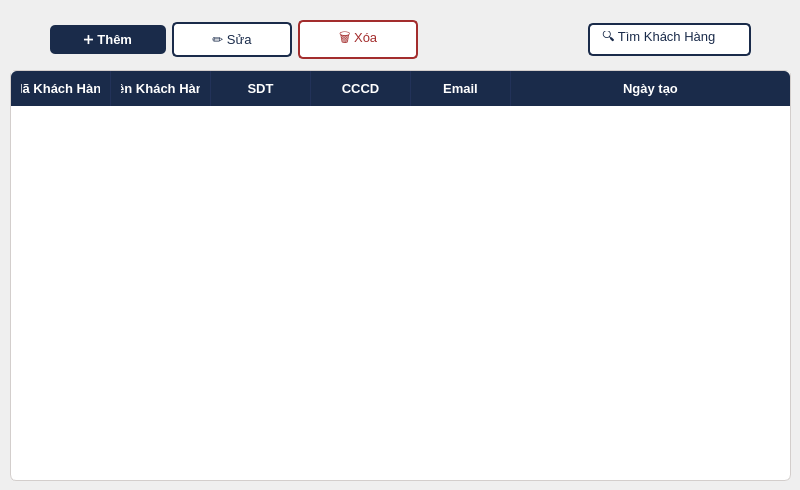
         <widget class="QWidget" name="page_3">
          <widget class="QWidget" name="horizontalLayoutWidget_10">
           <property name="geometry">
            <rect>
             <x>50</x>
             <y>20</y>
             <width>701</width>
             <height>39</height>
            </rect>
           </property>
           <layout class="QHBoxLayout" name="horizontalLayout_11">
            <item>
             <widget class="QPushButton" name="BtnAddRoom_3">
              <property name="styleSheet">
               <string notr="true">QPushButton {
    background-color: #1A2B4A;
    color: #FFFFFF;
    border: none;
    border-radius: 5px;
    padding: 7px 18px;
    font-size: 13px;
    font-weight: bold;
    min-width: 80px;
}

QPushButton: {
    background-color: #223259;
}

QPushButton:pressed {
    background-color: #0F1B30;
}</string>
              </property>
              <property name="text">
               <string>➕ Thêm</string>
              </property>
             </widget>
            </item>
            <item>
             <widget class="QPushButton" name="BtnEditRoom_2">
              <property name="styleSheet">
               <string notr="true">QPushButton {
    background-color: #FFFFFF;
    color: #1A2B4A;
    border: 1.5px solid #1A2B4A;
    border-radius: 5px;
    padding: 7px 18px;
    font-size: 13px;
    min-width: 80px;
}

QPushButton:hover {
    background-color: #EAF2FB;
    border-color: #C9A84C;
    color: #C9A84C;
}</string>
              </property>
              <property name="text">
               <string>✏️ Sửa</string>
              </property>
             </widget>
            </item>
            <item>
             <widget class="QPushButton" name="BtnDeleteRoom_2">
              <property name="styleSheet">
               <string notr="true">QPushButton {
    background-color: #FFFFFF;
    color: #A32D2D;
    border: 1.5px solid #A32D2D;
    border-radius: 5px;
    padding: 7px 18px;
    font-size: 13px;
    min-width: 80px;
}

QPushButton:hover {
    background-color: #FDECEA;
}</string>
              </property>
              <property name="text">
               <string>🗑 Xóa</string>
              </property>
             </widget>
            </item>
            <item>
             <spacer name="horizontalSpacer_3">
              <property name="orientation">
               <enum>Qt::Horizontal</enum>
              </property>
              <property name="sizeHint" stdset="0">
               <size>
                <width>40</width>
                <height>20</height>
               </size>
              </property>
             </spacer>
            </item>
            <item>
             <widget class="QLineEdit" name="Search_2">
              <property name="styleSheet">
               <string notr="true">QLineEdit {
    background-color: #FFFFFF;
    border: 1.5px solid #1A2B4A;
    border-radius: 5px;
    padding: 6px 10px;
    font-size: 13px;
    color: #1A2B4A;
}

QLineEdit:focus {
    border-color: #C9A84C;
}</string>
              </property>
              <property name="text">
               <string>🔍 Tìm Khách Hàng</string>
              </property>
             </widget>
            </item>
           </layout>
          </widget>
          <widget class="QTableWidget" name="tableWidget_2">
           <property name="geometry">
            <rect>
             <x>10</x>
             <y>70</y>
             <width>781</width>
             <height>411</height>
            </rect>
           </property>
           <property name="styleSheet">
            <string notr="true">QTableWidget, QTableView {
    background-color: #FFFFFF;
    alternate-background-color: #F0EDE6;
    border: 1px solid #D3CECC;
    border-radius: 6px;
    gridline-color: #E5E0D8;
    selection-background-color: #EAF2FB;
    selection-color: #1A2B4A;
    font-size: 13px;
}

QTableWidget::item, QTableView::item {
    padding: 6px 10px;
    color: #1A2B4A;
}

QTableWidget::item:selected, QTableView::item:selected {
    background-color: #D6E8F7;
    color: #1A2B4A;
}

QHeaderView::section {
    background-color: #1A2B4A;
    color: #FFFFFF;
    font-weight: bold;
    font-size: 13px;
    padding: 8px 10px;
    border: none;
    border-right: 1px solid #223259;
}

QHeaderView::section:first {
    border-top-left-radius: 6px;
}

QHeaderView::section:last {
    border-top-right-radius: 6px;
    border-right: none;
}
</string>
           </property>
           <property name="rowCount">
            <number>0</number>
           </property>
           <property name="columnCount">
            <number>6</number>
           </property>
           <attribute name="horizontalHeaderStretchLastSection">
            <bool>true</bool>
           </attribute>
           <column>
            <property name="text">
             <string>Mã Khách Hàng</string>
            </property>
           </column>
           <column>
            <property name="text">
             <string>Tên Khách Hàng</string>
            </property>
           </column>
           <column>
            <property name="text">
             <string>SDT</string>
            </property>
           </column>
           <column>
            <property name="text">
             <string>CCCD</string>
            </property>
           </column>
           <column>
            <property name="text">
             <string>Email</string>
            </property>
           </column>
           <column>
            <property name="text">
             <string>Ngày tạo</string>
            </property>
           </column>
          </widget>
         </widget>
